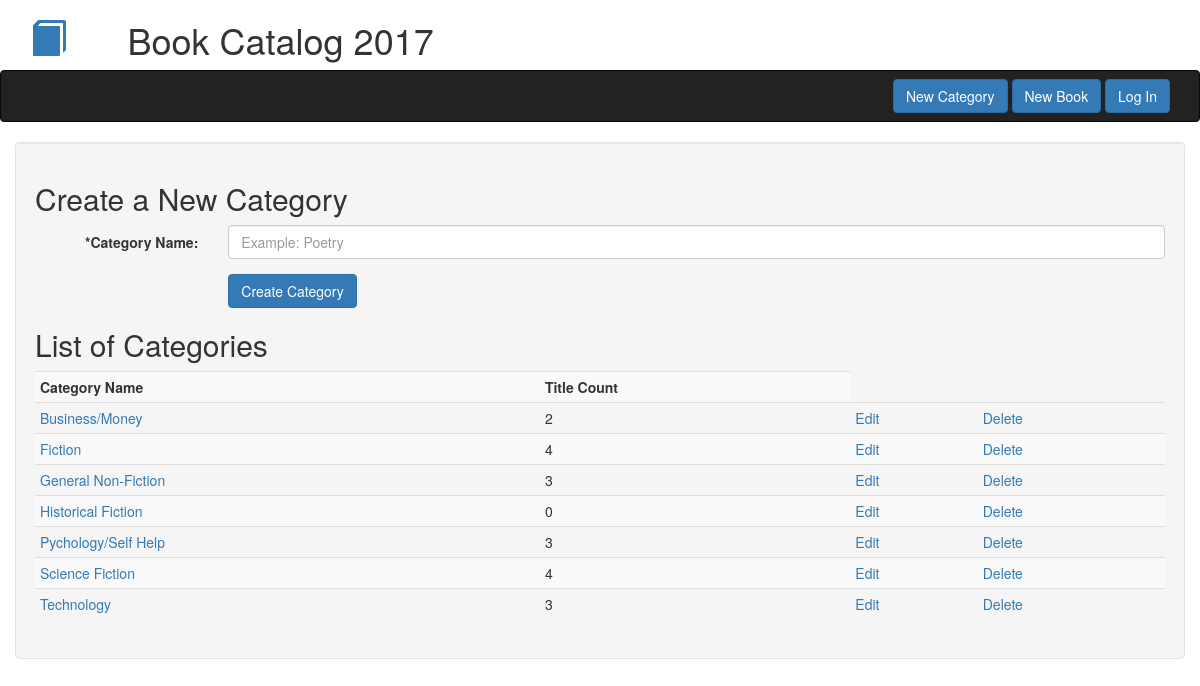
Page /categories/create on the committed database.
### db_setup.py (models this page shows)
class Category(Base):
    __tablename__ = 'category'
    name = Column(String(80), nullable = False)
    id = Column(Integer, primary_key = True)

### catalog.py (the view)
@app.route('/categories/create', methods=['GET','POST'])
def createCategory():
    category_counts = (
        session.query(Category.name, Category.id, func.count(Book.title).label("count"))
        .outerjoin(Book, Category.id == Book.category_id)
        .group_by(Category.id)
        .order_by(Category.name)
        )
    if request.method == 'POST':
        new_category = Category(name = request.form['category_name'])
        if not request.form['category_name']:
            flash('You must fill out the form! Duh!')
            return redirect(url_for('createCategory'))
        session.add(new_category)
        session.commit()
        flash("Category: {} created successfully!".format(new_category.name))
        return redirect(url_for('indexPage'))
    else:
        return render_template('create_category.html', category_counts = category_counts)

### templates/create_category.html (shortened to what this page needs)
{% extends "bootstrap/base.html" %}
{% block navbar %}{% include "header_nav.html" %}{% endblock %}
{% block content %}
<div class="container well">
    <h2>Create a New Category</h2>
    <form class="form-horizontal" method="POST" action="{{ url_for('createCategory') }}">
    <div class="form-group">
        <label for="inputCategory" class="col-sm-2 control-label">*Category Name:</label>
        <div class="col-sm-10">
            <input type="text" name="category_name" class="form-control" id="inputCategory" placeholder="Example: Poetry">
        </div>
    </div>
    <div class="form-group">
        <div class="col-sm-offset-2 col-sm-10">
            <button type="submit" class="btn btn-primary">Create Category</button>
        </div>
    </div>
    </form>
    <h2>List of Categories</h2>
    <table class='table table-striped table-condensed'>
        <th>Category Name</th><th>Title Count</th>
        {% for category in category_counts %}
            <tr><td><a href="{{ url_for('listBooksByCategory', category_id = category.id) }}">{{ category.name }}</a></td><td>{{ category.count }}<td><a href="{{ url_for('editCategory', category_id = category.id) }}"> Edit</a></td><td><a href="{{ url_for('deleteCategory', category_id = category.id) }}"> Delete</a></td></tr>
        {% endfor %}
    </table>
</div>
{% endblock %}

### rows in the picture
Category: name "Business/Money", count "2"
Category: name "Fiction", count "4"
Category: name "General Non-Fiction", count "3"
Category: name "Historical Fiction", count "0"
Category: name "Pychology/Self Help", count "3"
Category: name "Science Fiction", count "4"
Category: name "Technology", count "3"
